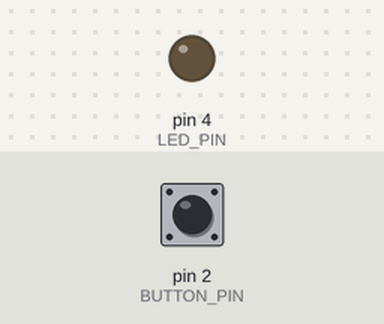
The sketch below on a simulated Arduino Uno, built with avr-gcc and run on an emulated ATmega328P. Shown: output pins drawn as LEDs (lit = HIGH). Inputs (shaded band) come from the test bench; at power-on: pin 2 (BUTTON_PIN) LOW.

Above: at 1.2 s.
1.3 s: pin 2 (BUTTON_PIN) pulled HIGH for 0.15 s
At 2.6 s:
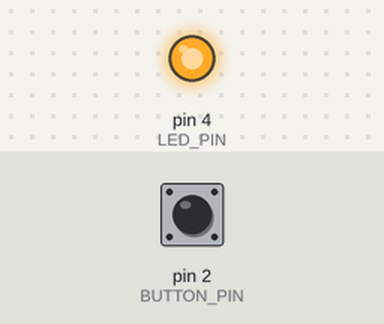
2.9 s: pin 2 (BUTTON_PIN) pulled HIGH for 1 s
At 5.1 s:
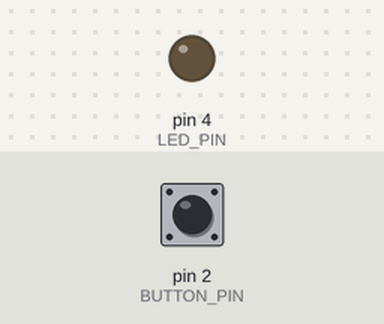
5.4 s: pin 2 (BUTTON_PIN) pulled HIGH for 3.2 s
At 9.9 s:
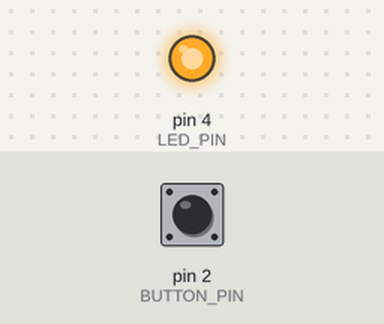
Timing chart, 0 to 11.4 s (numbered marks = the images above; inputs shaded):
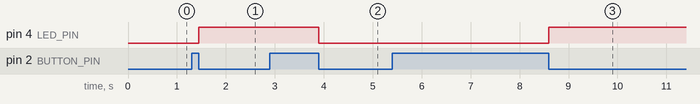

The sketch:

Exercise5.ino
```cpp
#define LED_PIN 4
#define BUTTON_PIN 2

boolean lastButtonState = LOW;
boolean ledState = LOW;


void setup() {
  pinMode(LED_PIN, OUTPUT);
  pinMode(BUTTON_PIN, INPUT);
}


void loop() {
  boolean buttonState = digitalRead(BUTTON_PIN);

  if (buttonState != lastButtonState) {
    lastButtonState = buttonState;
    if (buttonState == LOW) {
      ledState = (ledState == HIGH) ? LOW: HIGH;
      digitalWrite(LED_PIN, ledState);
    }
  }
}
```

Measured:
- after the input at 1.3 s, pin 4 (LED_PIN): LOW → HIGH after 0.15 s
- after the input at 2.9 s, pin 4 (LED_PIN): HIGH → LOW after 1.0 s
- after the input at 5.4 s, pin 4 (LED_PIN): LOW → HIGH after 3.2 s
